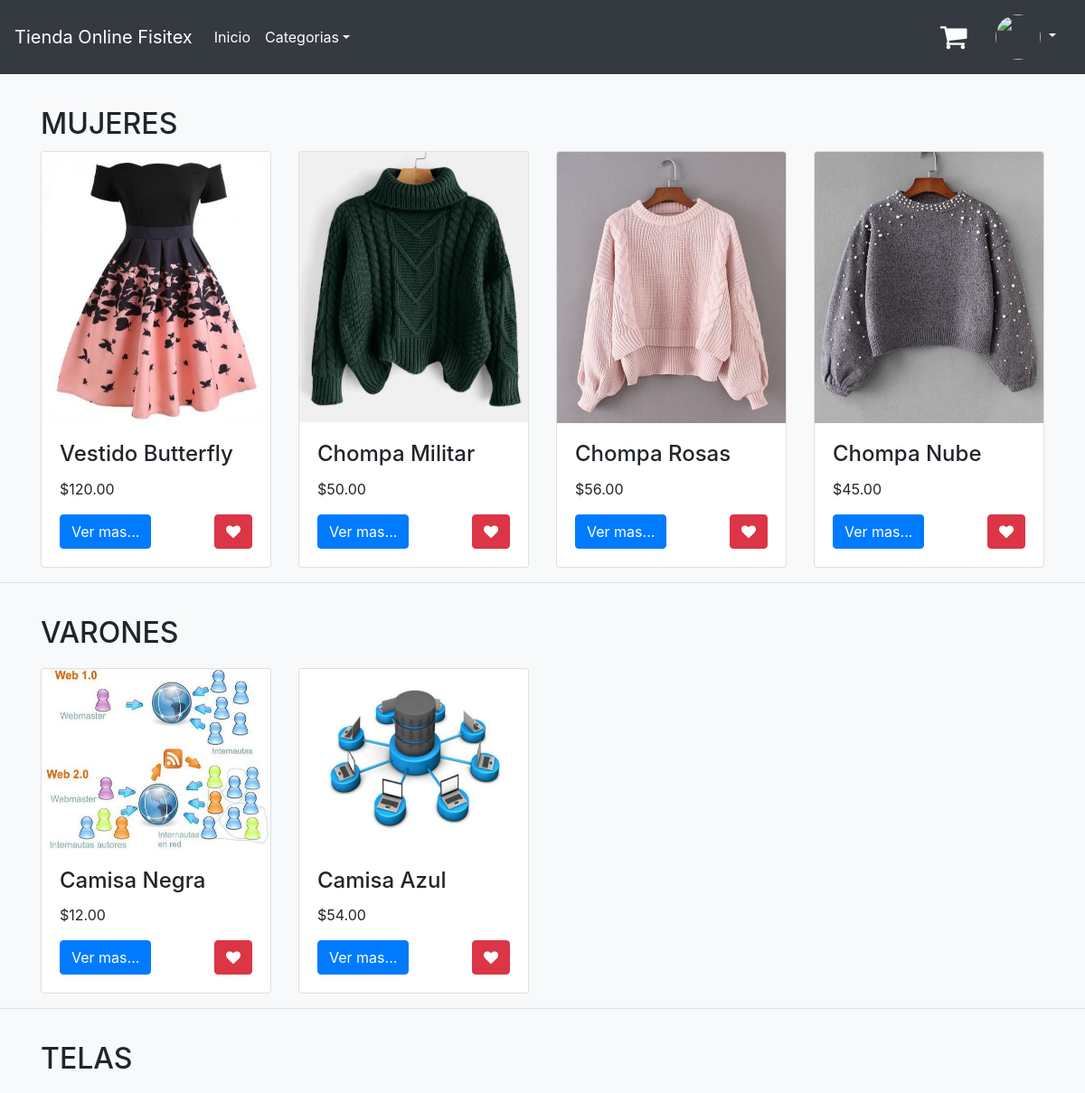
Screenshot of /ecommerce_cliente/inicio/index.php with the database file from the repository.
### tables this page shows
CREATE TABLE `inventario` (
  `id` int(10) NOT NULL,
  `clave` varchar(200) NOT NULL,
  `producto` varchar(100) NOT NULL,
  `cantidad` int(5) NOT NULL,
  `precio` decimal(8,2) NOT NULL,
  `categoria` varchar(50) NOT NULL,
  `descripcion` text NOT NULL,
  `foto` varchar(100) NOT NULL
);

### ecommerce_cliente/inicio/index.php (the view, shortened to what this page needs)
<?php include '../extend/header.php';
?>
<div class="container" style="margin-top: 3%;">
	<h2>MUJERES</h2>
	<div class="row">
		<?php
		$sel_moda = $con->prepare("SELECT foto, precio, producto, clave FROM inventario WHERE categoria = 'MUJERES' AND cantidad > 0 ORDER BY id DESC LIMIT 4 ");
		$sel_moda->execute();
		  	while ($f_moda = $sel_moda->fetch()) {
		 ?>
		 <div class="col-md-6 col-sm-12 col-lg-3">
		 	<div class="card" style="margin-top: 1%;">
		 		<img class="card-img-top" src="../ecommerce/admin/<?php echo $f_moda['foto'] ?>" width="200" height="300">
		 		<div class="card-body">
		 			<h4 class="card-title"><?php echo $f_moda['producto'] ?></h4>
		 			<p class="card-text"><?php echo "$". number_format($f_moda['precio'], 2) ?></p>
		 			<button type="button" class="btn btn-primary" data-toggle="modal" data-target=".modal_mas" value="<?php echo $f_moda['clave'] ?>" onclick="modal(this.value)">Ver mas...</button>
		 			<button class="btn btn-danger text-white float-right" onclick="enviar(this.value)" value="<?php echo $f_moda['clave'] ?>"><i class="fa fa-heart"></i></button>
		 		</div>
		 	</div>
		 </div>
		<?php }
		 ?>
	</div>
</div>
<hr>
<div class="container" style="margin-top: 3%;">
	<h2>VARONES</h2>
	<div class="row">
		<?php $sel_elec = $con->prepare("SELECT foto, precio, producto, clave FROM inventario WHERE categoria = 'VARONES' AND cantidad > 0 ORDER BY id DESC LIMIT 4");
		$sel_elec->execute();
		  	while ($f_elec = $sel_elec->fetch()) { ?>
		<div class="col-md-6 col-sm-12 col-lg-3" style="margin-top: 1%;">
			<div class="card" style="width: 100%;">
			  <img class="card-img-top" src="../ecommerce/admin/<?php echo $f_elec['foto'] ?>" width="200" height="200" >
			  <div class="card-body">
			    <h4 class="card-title"><?php echo $f_elec['producto'] ?></h4>
			    <p class="card-text"><?php echo "$". number_format($f_elec['precio'], 2) ?></p>
			    <button type="button" class="btn btn-primary" data-toggle="modal" data-target=".modal_mas" value="<?php echo $f_elec['clave'] ?>" onclick="modal(this.value)">Ver mas...</button>
			    <button class="btn btn-danger text-white float-right"  onclick="enviar(this.value)" value="<?php echo $f_elec['clave'] ?>"><i class="fa fa-heart"></i></button>
			  </div>
			</div>
		</div>
		<?php }
		 ?>
	</div>
</div>
<hr>
<div class="container" style="margin-top: 3%;">
	<h2>TELAS</h2>
</div>
</body>
</html>

### ecommerce_cliente/extend/header.php (shortened to what this page needs)
<?php include '../conexion/conexion.php'; ?>
<!DOCTYPE html>
<html lang="en">
<head>
    <link rel="stylesheet" href="../css/bootstrap.min.css">
    <link rel="stylesheet" href="https://maxcdn.bootstrapcdn.com/font-awesome/4.7.0/css/font-awesome.min.css">
</head>
<body class="bg-light">
    <nav class="navbar navbar-expand-lg navbar-light bg-dark">
    <a href="#" class="navbar-brand text-white">Tienda Online Fisitex</a>
    <div class="collapse navbar-collapse" id="menu">
        <ul class="navbar-nav mr-auto">
            <li class="nav-item mr-auto">
                <a href="../inicio/index.php" class="nav-link text-white">Inicio</a>
            </li>
            <li class="nav-item dropdown" >
                    <a href="#" class="nav-link dropdown-toggle text-white" id="navbarDropdown" role="button" data-toggle="dropdown" aria-haspopup="true" aria-expanded="false">Categorias</a>
                </li>
        </ul>
        <?php
            $correo = $_SESSION['correo_user'];
            $sel_carrito = $con->prepare("SELECT id FROM compras WHERE correo_usuario = ? AND estatus_compra = 'AGREGADO' ");
            $sel_carrito->execute(array($correo));
            $carrito = $sel_carrito->rowCount();
             ?>
             <?php if ($carrito >0 ): ?>
                <a href="carrito.php" class="nav-link text-white"><i class="fa fa-shopping-cart fa-2x"></i> <span class="badge badge-danger"><?php echo $carrito ?></span></a>
             <?php else: ?>
                <a href="carrito.php" class="nav-link text-white"><i class="fa fa-shopping-cart fa-2x"></i></a>
             <?php endif ?>
        <div class="nav-item dropdown">
                <a href="#" class="nav-link dropdown-toggle text-white" id="perfil" role="button" data-toggle="dropdown" aria-haspopup="true" aria-expanded="false">
                    <img src="<?php echo $_SESSION['foto_user'] ?>" width="50" height="50" class="rounded-circle" >
                </a>
            </div>
    </div>
    </nav>

### ecommerce_cliente/extend/header.php (style rules this page uses)
body { padding-bottom:10px; }

### rows the page displays
inventario: foto (picture), producto "Vestido Butterfly", precio "120.00"
inventario: foto (picture), producto "Chompa Militar", precio "50.00"
inventario: foto (picture), producto "Chompa Rosas", precio "56.00"
inventario: foto (picture), producto "Chompa Nube", precio "45.00"
inventario: foto (picture), producto "Camisa Negra", precio "12.00"
inventario: foto (picture), producto "Camisa Azul", precio "54.00"
